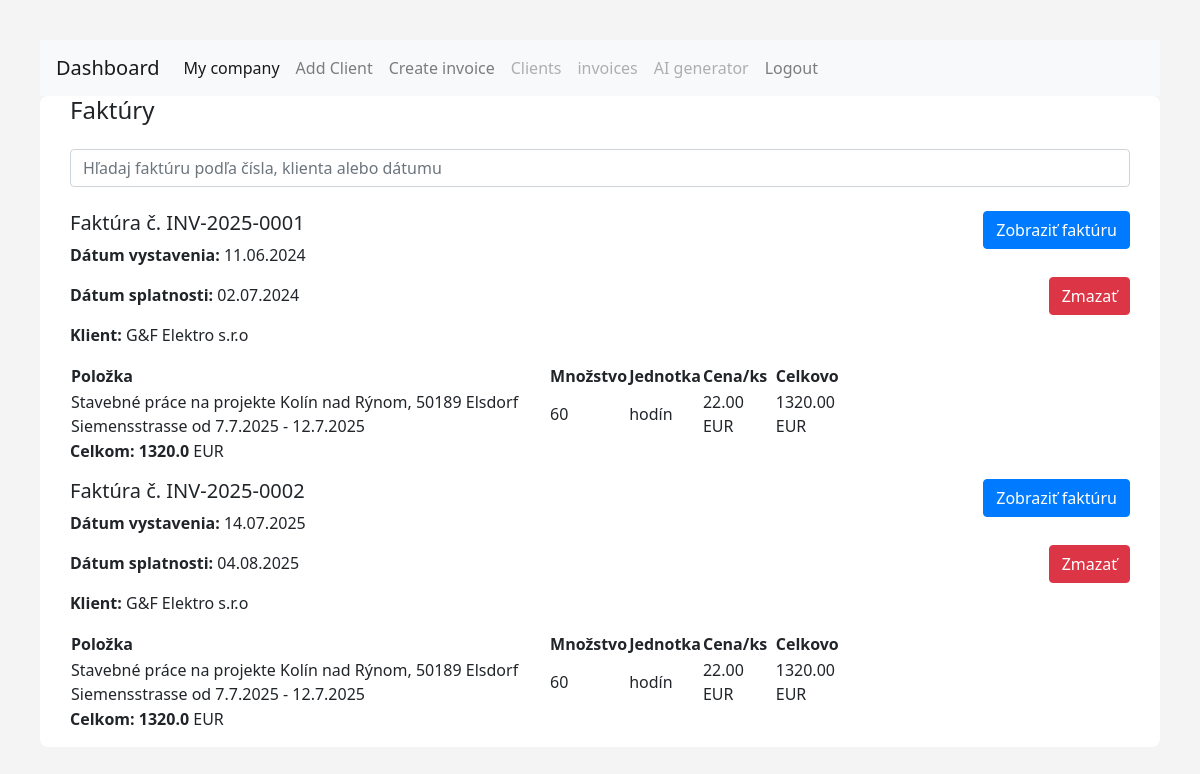
The page /invoices (signed in) on the database its author committed.
### models.py (models this page shows)
class Invoice(db.Model):
        __tablename__ = 'invoices'
        id = db.Column(db.Integer, primary_key=True)
        invoice_number = db.Column(db.String(50), nullable=False)
        date = db.Column(db.Date, nullable=False)
        due_date = db.Column(db.Date, nullable=False)
        user_id = db.Column(db.Integer, db.ForeignKey('users.id'), nullable=False)
        user = db.relationship('User', backref=db.backref('invoices', lazy=True))
        currency = db.Column(db.String(10), nullable=False)
        total_cost = db.Column(db.Float, nullable=False)  # Total cost calculated as quantity
        vat_rate = db.Column(db.Float, nullable=True, default=0.0)  # VAT rate in percentage
        client_id = db.Column(db.Integer, db.ForeignKey('clients.id'), nullable=False)
        company_id = db.Column(db.Integer, db.ForeignKey('companies.id'), nullable=False)  # Foreign key to the company
        company= db.relationship('Company', backref=db.backref('invoices', lazy=True))
        client = db.relationship('Client', backref=db.backref('invoices', lazy=True))
        items = db.relationship("InvoiceItem", back_populates="invoice", cascade="all, delete-orphan")
        created_at = db.Column(db.DateTime, default=datetime.now(timezone.utc))  # Timestamp when the invoice was created

class Client(db.Model):
        __tablename__ = 'clients'
        id = db.Column(db.Integer, primary_key=True)
        name = db.Column(db.String(100), nullable=False)
        ico = db.Column(db.String(20), nullable=False)
        dic = db.Column(db.String(20), nullable=False)
        street = db.Column(db.String(100), nullable=False)
        user_id = db.Column(db.Integer, db.ForeignKey('users.id'), nullable=False)
        user = db.relationship('User', backref=db.backref('clients', lazy=True))
        city = db.Column(db.String(50), nullable=False)
        zip_code = db.Column(db.String(20), nullable=False)
        country = db.Column(db.String(50), nullable=False)
        email = db.Column(db.String(100), nullable=False)
        phone = db.Column(db.String(20), nullable=False)
        iban = db.Column(db.String(34), nullable=False)
        bic = db.Column(db.String(11), nullable=False)
        payment_method = db.Column(db.String(50), nullable=False)
        is_vat_payer = db.Column(db.Boolean, default=False)
        ic_dph = db.Column(db.String(20), nullable=True)  # Optional field for VAT ID if the client is a VAT payer

class InvoiceItem(db.Model):
    __tablename__ = 'invoice_items'
    id = db.Column(db.Integer, primary_key=True)
    invoice_id = db.Column(db.Integer, db.ForeignKey('invoices.id'), nullable=False)
    description = db.Column(db.String(200), nullable=False)
    quantity = db.Column(db.Integer, nullable=False)
    unit=db.Column(db.String(50), nullable=False)  # e.g., "pcs", "kg", etc.
    price_per_item = db.Column(db.Float, nullable=False)
    total_cost = db.Column(db.Float, nullable=False)
    invoice = db.relationship("Invoice", back_populates="items")

### routes.py (the view)
@main.route('/invoices')
@login_required
def list_invoices():
    return render_template('invoices.html', invoices=Invoice.query.filter_by(user_id=current_user.id).all())

### templates/invoices.html (shortened to what this page needs)
{% extends "base.html" %}
{% block content %}
<div class="container-fluid">
    <h1 class="mb-4">Faktúry</h1>
    <input type="text" id="invoiceSearch" class="form-control mb-4" placeholder="Hľadaj faktúru podľa čísla, klienta alebo dátumu">
    <div id="invoicesList width=80%">
        {% for invoice in invoices %}
            <div class="invoice">
            <div class="row">
                <div class="col-md-9">
                    <h5>Faktúra č. {{ invoice.invoice_number }}</h5>
                    <p><strong>Dátum vystavenia:</strong> {{ invoice.date.strftime('%d.%m.%Y') }}</p>
                    <p><strong>Dátum splatnosti:</strong> {{ invoice.due_date.strftime('%d.%m.%Y') }}</p>
                    <p><strong>Klient:</strong> {{ invoice.client.name }}</p>
                    <table class="invoice-table">
                        <thead>
                            <tr>
                                <th>Položka</th>
                                <th>Množstvo</th>
                                <th>Jednotka</th>
                                <th>Cena/ks</th>
                                <th>Celkovo</th>
                            </tr>
                        </thead>
                        <tbody>
                            {% for item in invoice.items %}
                            <tr>
                                <td>{{ item.description }}</td>
                                <td>{{ item.quantity }}</td>
                                <td>{{ item.unit or '' }}</td>
                                <td>{{ "%.2f"|format(item.price_per_item) }} {{ invoice.currency }}</td>
                                <td>{{ "%.2f"|format(item.total_cost) }} {{ invoice.currency }}</td>
                            </tr>
                            {% endfor %}
                        </tbody>
                    </table>
                    <p><strong>Celkom: {{ invoice.total_cost }} </strong> {{ invoice.currency }}</p>
                </div>
                <div class="col-md-3 d-flex flex-column align-items-end">
                    <a href="{{ url_for('main.view_invoice', invoice_id=invoice.id) }}" class="btn btn-primary mb-2">
                        Zobraziť faktúru
                    </a>
                    <form method="POST" action="{{ url_for('main.delete_invoice', invoice_id=invoice.id) }}">
                        <button type="submit" class="btn btn-danger" onclick="return confirm('Ste si istý, že chcete zmazať túto faktúru?');">
                            Zmazať
                        </button>
                    </form>
                </div>
            </div>
        </div>
    {% else %}
        <p>Žiadne faktúry.</p>
    {% endfor %}
</div>
{% endblock %}

### templates/base.html (style rules this page uses)
body { font-family: 'Segoe UI', sans-serif; background: #f4f4f4; padding: 40px; }
h1 { margin-bottom: 20px; }
input { width: 100%; padding: 8px; margin-top: 5px; border-radius: 4px; border: 1px solid #ccc; }
button { margin-top: 20px; padding: 10px 20px; background: #007bff; border: none; color: white; border-radius: 4px; cursor: pointer; }
h1 { font-size: 24px; margin-bottom: 20px; }

### rows shown on the page
Invoice: invoice_number "INV-2025-0001", date "11.06.2024", due_date "02.07.2024", client.name "G&F Elektro s.r.o", currency "EUR", total_cost "1320.0"
InvoiceItem: description "Stavebné práce na projekte Kolín nad Rýnom, 50189 Elsdorf Siemensstrasse od 7.7.2025 - 12.7.2025", quantity "60", unit "hodín", price_per_item "22.00", total_cost "1320.00"
Invoice: invoice_number "INV-2025-0002", date "14.07.2025", due_date "04.08.2025", client.name "G&F Elektro s.r.o", currency "EUR", total_cost "1320.0"
InvoiceItem: description "Stavebné práce na projekte Kolín nad Rýnom, 50189 Elsdorf Siemensstrasse od 7.7.2025 - 12.7.2025", quantity "60", unit "hodín", price_per_item "22.00", total_cost "1320.00"
